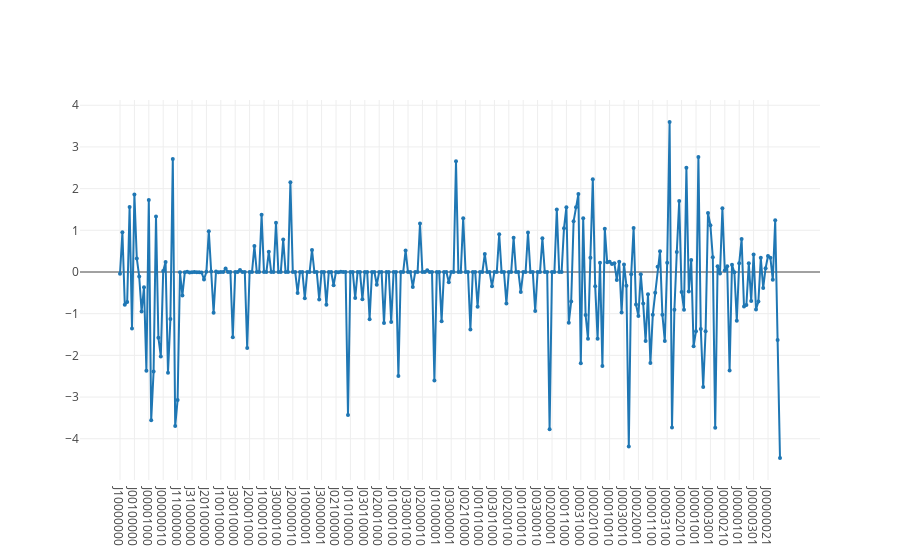

Notebook cell for this chart:
### Markdown cell above
# Plot of all parameters

### Code cell
NetsDataFolder('../data/nets/').filter('qft_3q+5a*').plot_parameters(marker_size=4)

### Figure 1 — Plotly figure (JSON) as saved in the notebook; plotly's stock layout.template omitted (floating-point values rounded to 4 significant figures; data arrays with more than 128 entries replaced by an {"elided": "..."} marker saying what was removed)
{"data": [{"connectgaps": true, "marker": {"size": 4}, "mode": "lines+markers", "name": 0.9947, "type": "scatter", "x": {"elided": "276 str values"}, "y": {"elided": "276 float values"}}], "layout": {}}
